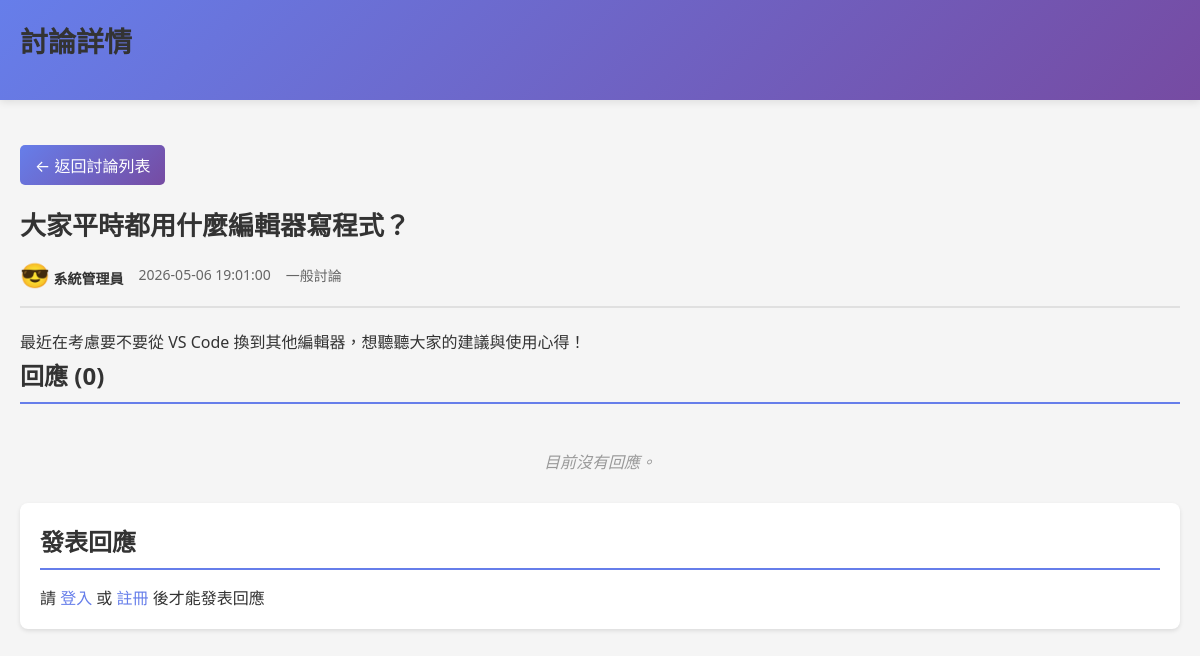
Page /show_news.php?id=1 on the committed database.
### tables this page shows
CREATE TABLE news (
    id INT AUTO_INCREMENT PRIMARY KEY,
    category_id INT NOT NULL,
    title VARCHAR(200) NOT NULL,
    content TEXT NOT NULL,
    member_id INT NOT NULL,
    created_at TIMESTAMP DEFAULT CURRENT_TIMESTAMP,
    FOREIGN KEY (category_id) REFERENCES categories(id) ON DELETE CASCADE,
    FOREIGN KEY (member_id) REFERENCES members(id) ON DELETE CASCADE,
    INDEX idx_created_at (created_at),
    INDEX idx_member_id (member_id),
    INDEX idx_category_id (category_id)
);

CREATE TABLE members (
    id INT AUTO_INCREMENT PRIMARY KEY,
    username VARCHAR(100) NOT NULL UNIQUE,
    password VARCHAR(255) NOT NULL,
    nickname VARCHAR(100) NOT NULL,
    color VARCHAR(7) DEFAULT '#FFFFFF',
    avatar VARCHAR(100),
    is_admin TINYINT(1) DEFAULT 0,
    profile_complete TINYINT(1) DEFAULT 0,
    created_at TIMESTAMP DEFAULT CURRENT_TIMESTAMP,
    INDEX idx_username (username)
);

CREATE TABLE categories (
    id INT AUTO_INCREMENT PRIMARY KEY,
    name VARCHAR(100) NOT NULL UNIQUE,
    description TEXT,
    created_at TIMESTAMP DEFAULT CURRENT_TIMESTAMP
);

### auth.php (called while the page is built, shortened)
<?php
if (!function_exists('is_logged_in')) {
    function is_logged_in()
    {
        return isset($_SESSION['user_id']) && isset($_SESSION['username']);
    }
}
if (!function_exists('escape')) {
    function escape($text)
    {
        return htmlspecialchars((string)$text, ENT_QUOTES, 'UTF-8');
    }
}
?>

### show_news.php (the view, shortened to what this page needs)
<?php
require 'auth.php';
$news_id = intval(isset($_GET['id']) ? $_GET['id'] : 0);
try {
    $stmt = $pdo->prepare('
        SELECT n.id, n.title, n.content, n.created_at,
               m.nickname, m.avatar, m.color,
               c.name as category_name
        FROM news n
        LEFT JOIN members m ON n.member_id = m.id
        LEFT JOIN categories c ON n.category_id = c.id
        WHERE n.id = ?
    ');
    $stmt->execute([$news_id]);
    $news = $stmt->fetch();
    $stmt = $pdo->prepare('
        SELECT r.id, r.content, r.created_at,
               m.nickname, m.avatar, m.color
        FROM replies r
        LEFT JOIN members m ON r.member_id = m.id
        WHERE r.news_id = ?
        ORDER BY r.created_at ASC
    ');
    $stmt->execute([$news_id]);
    $replies = $stmt->fetchAll();
} catch (PDOException $e) {
    die('讀取討論失敗');
}
?>
<!DOCTYPE html>
<html lang="zh-Hant">
<head>
    <link rel="stylesheet" href="styles.css">
</head>
<body>
    <div class="header">
        <h1>討論詳情</h1>
    </div>
    <div class="container">
        <a href="index.php" class="back-link">← 返回討論列表</a>
        <div class="news-content">
            <div class="news-title"><?= escape($news['title']) ?></div>
            <div class="news-meta">
                <span class="author-info">
                    <span class="avatar"><?= escape($news['avatar']) ?></span>
                    <strong class="reply-author"><?= escape($news['nickname']) ?></strong>
                </span>
                <span><?= escape($news['created_at']) ?></span>
                <?php if ($news['category_name']): ?>
                    <span class="category-badge"><?= escape($news['category_name']) ?></span>
                <?php endif; ?>
            </div>
            <div class="news-body"><?= escape($news['content']) ?></div>
        </div>
        <div class="reply-section">
            <h2>回應 (<?= count($replies) ?>)</h2>
            <?php if (empty($replies)): ?>
                <p class="empty">目前沒有回應。</p>
            <?php endif; ?>
        </div>
        <div class="form-box">
            <h2>發表回應</h2>
            <?php if (!is_logged_in()): ?>
                <div class="login-prompt">
                    請 <a href="login.php">登入</a> 或 <a href="register.php">註冊</a> 後才能發表回應
                </div>
            <?php endif; ?>
        </div>
    </div>
</body>
</html>

### styles.css (style rules this page uses)
* { margin: 0; padding: 0; box-sizing: border-box; }
body { font-family: system-ui, -apple-system, Arial, sans-serif; background: #f5f5f5; color: #333; }
.header { background: linear-gradient(135deg, #667eea 0%, #764ba2 100%); color: white; padding: 20px; box-shadow: 0 2px 8px rgba(0,0,0,0.1); }
.header h1 { font-size: 28px; }
.container { max-width: 1200px; margin: 20px auto; padding: 0 20px; }
.card, .form-box, .sidebar { background: white; padding: 20px; border-radius: 8px; box-shadow: 0 2px 4px rgba(0,0,0,0.1); margin-bottom: 20px; }
a { color: #667eea; text-decoration: none; }
.back-link { display: inline-block; padding: 8px 15px; background: linear-gradient(135deg, #667eea 0%, #764ba2 100%); color: white; border-radius: 5px; margin-top: 25px; margin-bottom: 20px; transition: opacity 0.3s; text-decoration: none; }
h1 { margin-bottom: 20px; color: #333; }
h2 { margin-bottom: 15px; color: #333; border-bottom: 2px solid #667eea; padding-bottom: 10px; }
.empty { text-align: center; color: #999; padding: 30px; font-style: italic; }
.avatar { font-size: 24px; }

### show_news.php (style rules this page uses)
.news-title { font-size: 26px; font-weight: bold; margin-bottom: 15px; color: #333; }
.news-meta { display: flex; align-items: center; gap: 15px; font-size: 14px; color: #666; margin-bottom: 20px; padding-bottom: 15px; border-bottom: 2px solid #e0e0e0; }
.news-body { line-height: 1.8; color: #333; white-space: pre-wrap; word-wrap: break-word; }
.reply-author { font-weight: bold; color: #333; }
.empty { text-align: center; color: #999; padding: 30px; font-style: italic; }

### rows in the picture
news: title "大家平時都用什麼編輯器寫程式？", member.avatar "😎", member.nickname "系統管理員", created_at "2026-05-06 19:01:00", category.name "一般討論", content "最近在考慮要不要從 VS Code 換到其他編輯器，想聽聽大家的建議與使用心得！"

### other values in the picture
count($replies) "0"
